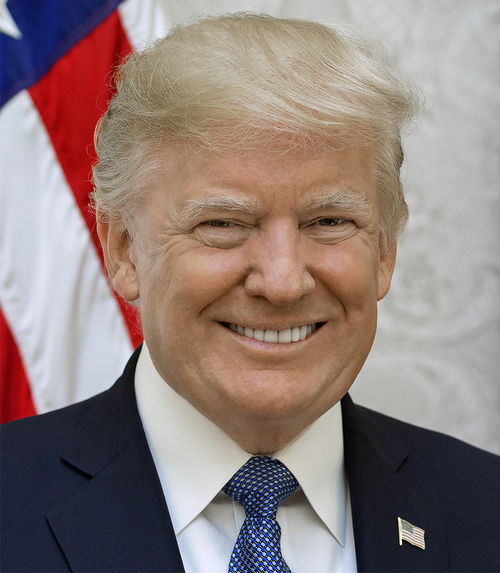
#> input picture 1. Feature1- Instagram Filters/trump.jpg, 500 x 573 px
$ python -i submission.py   (imports and definitions only)
#> lines starting #> are read from the running program, lines starting #| are printed output that depends on the picture
#> further down, picture is the input picture: shape (573, 500, 3); mean B, G, R 123, 126.8, 143
#> in process, `image_hsv = cv2.cvtColor(image_original, cv2.COLOR_BGR2HSV)`: image_hsv: shape (573, 500, 3); mean H, S, V 54.9, 70.3, 150.5
# Enter your code here
import cv2
import numpy as np

toleranceFactor = 10
softnessFactor = 10
defringeFactor = 10

windowName = "Video"

# load an image
# [3 lines not run here, left out]
property_id = int(cv2.CAP_PROP_FRAME_COUNT)
# [1 line that did not run here, left out]

# Create a window to display results
# [1 line not run here, left out]

def buildToleranceMask(img_hsv, toleranceFactor, green):
#> called with toleranceFactor = 10, green = 60
    hue = img_hsv[:,:,0]
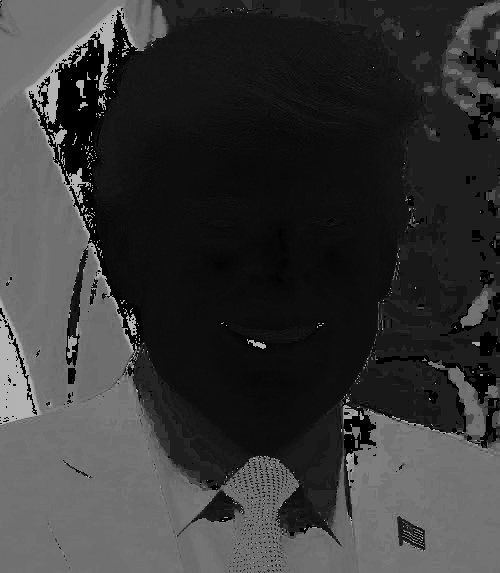
#> hue: shape (573, 500); min 0, max 179, mean 54.9
    tolerance = (toleranceFactor / 100)* green
    lb_green, hb_green = green - tolerance, green + tolerance
    hue_tolerance = np.logical_and(lb_green <= hue, hue <= hb_green)
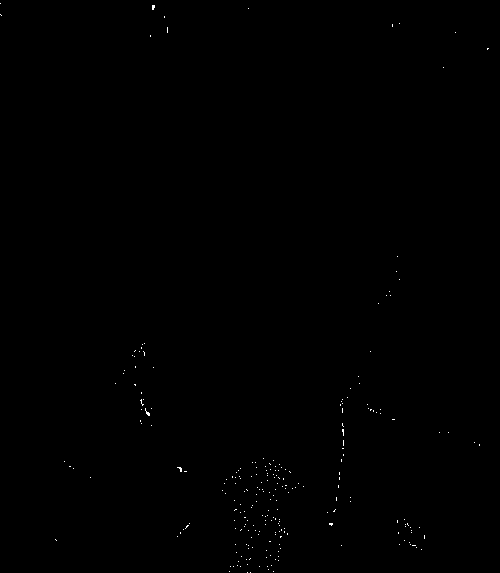
#> hue_tolerance: shape (573, 500) bool; 0.14% white in thin lines or dots
    value_mask = np.ones_like(hue) * 255
    value_mask[hue_tolerance] = 0
    return value_mask


def blurMask(mask, softnessFactor):
    ksize = softnessFactor // 2
    if (ksize % 2) == 0:
        ksize = ksize + 1

    size = (ksize, ksize)
    kernel = cv2.getStructuringElement(cv2.MORPH_ELLIPSE, size)
    morphed = cv2.morphologyEx(mask, cv2.MORPH_CLOSE, kernel)
    morphed = cv2.erode(morphed, kernel)
    return cv2.GaussianBlur(morphed, size, 2)

def process(image_original):
    global toleranceFactor, softnessFactor, defringeFactor

    image_hsv = cv2.cvtColor(image_original, cv2.COLOR_BGR2HSV)
    mask = buildToleranceMask(image_hsv, toleranceFactor, 60)
#> mask: shape (573, 500); 99.9% white; black in thin lines or dots
    mask = blurMask(mask, softnessFactor)
#> in blurMask, `morphed = cv2.morphologyEx(mask, cv2.MORPH_CLOSE, kernel)`: morphed: shape (573, 500); every value is 255

    image_hsv[:,:,2] = np.bitwise_and(image_hsv[:,:,2], mask)

    return cv2.cvtColor(image_hsv, cv2.COLOR_HSV2BGR)

def onChangeTolerance():
    global toleranceFactor
    toleranceFactor = cv2.getTrackbarPos("Tolerance", windowName)

def onChangeSoftness():
    global softnessFactor
    softnessFactor = cv2.getTrackbarPos("Softness", windowName)

def onChangeDefringe():
    global defringeFactor
    defringeFactor = cv2.getTrackbarPos("Defringe", windowName)

def onPositionChange(*args):
    global cap, capLength, readOne
    progress = cv2.getTrackbarPos("Progress", windowName)
    progress = int((progress /100) * capLength)
    cap.set(cv2.CAP_PROP_POS_FRAMES, progress)
    readOne = True

play = True
readOne = False

# [28 lines not run here, left out]

>>> import cv2
>>> picture = cv2.imread('../1. Feature1- Instagram Filters/trump.jpg')
>>> result = process(picture)
